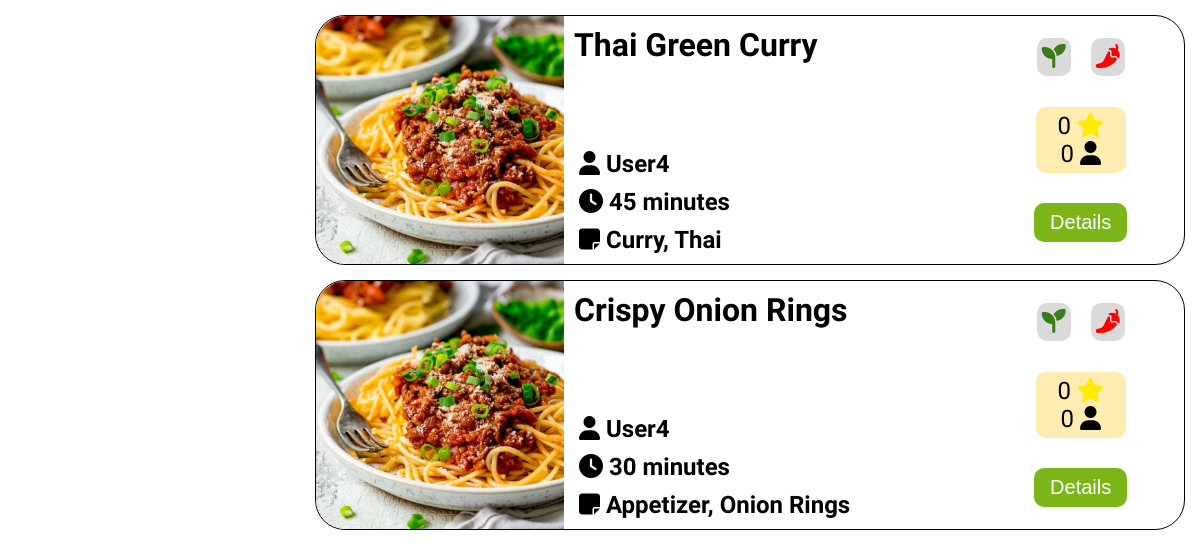
Page /Views/my_recipes.php (signed in, lower part) on the earlier database version.
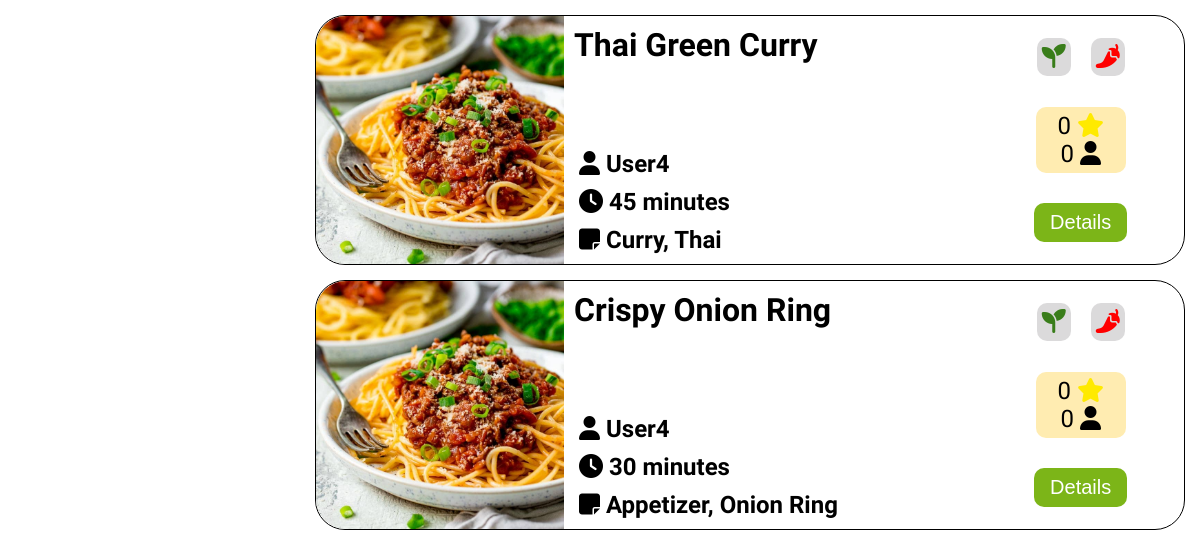
Same page on the later database version.
### tables this page shows
CREATE TABLE `recipes` (
  `recipe_id` int(11) NOT NULL,
  `title` longtext NOT NULL,
  `categories` text NOT NULL,
  `isVegan` tinyint(1) NOT NULL,
  `isSpicy` tinyint(1) NOT NULL,
  `time` double NOT NULL,
  `ingredients` longtext NOT NULL,
  `user_id` int(11) NOT NULL,
  `methodOfPrep` text NOT NULL,
  `image_path` text DEFAULT NULL
);

CREATE TABLE `users` (
  `users_id` int(11) NOT NULL,
  `users_email` varchar(50) NOT NULL,
  `users_user_name` varchar(50) NOT NULL,
  `users_password` longtext NOT NULL,
  `isSpicy` tinyint(1) DEFAULT NULL,
  `isVegan` tinyint(1) DEFAULT NULL,
  `image_path` text NOT NULL
);

### Classes/user_recipe_classes.php (called while the page is built)
<?php
require_once 'recipe_classes.php';
class UserRecipe extends Dbh
{
    private int $userId;
    public function __construct(int $userId)
    {
        $this->userId = $userId;
    }
    public function getUserRecipes(): array
    {
        $connection = $this->connect();
        $query = 'SELECT * FROM recipes WHERE user_id = :userId';
        $stmt = $connection->prepare($query);
        $stmt->bindValue(':userId', $this->userId, PDO::PARAM_INT);
        $stmt->execute();
        $recipesData = $stmt->fetchAll(PDO::FETCH_ASSOC);
        $recipes = [];
        foreach ($recipesData as $recipeData) {
        $recipe = new Recipe(
        $recipeData['title'],
            explode(',', $recipeData['categories']),
        (int) $recipeData['isVegan'],
        (int) $recipeData['isSpicy'],
        (int) $recipeData['time'],
        explode(',', $recipeData['ingredients']),
        (int) $recipeData['user_id'],
        $recipeData['methodOfPrep']
        );
        $recipes[] = $recipe;
        }
        return $recipes;
    }
}
?>

### Classes/recipe_classes.php (called while the page is built, shortened)
<?php
class Recipe extends \Dbh
{
    private string $title;
    private array $categories;
    private int $is_vegan;
    private int $is_spicy;
    private int $time;
    private int $user_id;
    public function __construct(string $title, array $categories, int $is_vegan, int $is_spicy, int $time, array $ingredients, int $user_id, $methodOfPrep, int $id = -1)
    {
        $this->title = $title;
        $this->categories = $categories;
        $this->is_vegan = $is_vegan;
        $this->is_spicy = $is_spicy;
        $this->time = $time;
        $this->user_id = $user_id;
    }
    public static function getRecipeIdFromDataBase($title)
    {
        $dbh = new Dbh();
        $connection = $dbh->connect();
        $query = "SELECT recipe_id FROM recipes WHERE title = :title";
        $stmt = $connection->prepare($query);
        $stmt->bindValue(':title', $title, PDO::PARAM_STR);
        $stmt->execute();
        $recipeData = $stmt->fetch(PDO::FETCH_ASSOC);
        return $recipeData['recipe_id'] ?? 1;
    }
    public function getRating()
    {
        $dbh = new Dbh();
        $connection = $dbh->connect();
        $id = self::getRecipeIdFromDataBase($this->getTitle());
        $query = "SELECT rating FROM ratings WHERE recipe_id = :id";
        $stmt = $connection->prepare($query);
        $stmt->bindValue(':id', (int)$id, PDO::PARAM_INT);
        $stmt->execute();
        $ratingsData = $stmt->fetchAll(PDO::FETCH_ASSOC);
        $ratings = [];
        foreach ($ratingsData as $ratingData) {
            $ratings[] = (float)$ratingData['rating'];
        }
        if (count($ratings) != 0) return round(array_sum($ratings) / count($ratings), 1);
        return .0;
    }
    public function getRatingUsersCount()
    {
        $dbh = new Dbh();
        $connection = $dbh->connect();
        $id = self::getRecipeIdFromDataBase($this->getTitle());
        $query = "SELECT COUNT(user_id) AS users FROM ratings WHERE recipe_id = :id";
        $stmt = $connection->prepare($query);
        $stmt->bindValue(':id', $id, PDO::PARAM_INT);
        $stmt->execute();
        $recipeData = $stmt->fetch(PDO::FETCH_ASSOC);
        $users = $recipeData['users'] ?? 1;
        return $users;
    }
    public function getCategoriesAsString(): string
    {
        $temp_categories = $this->getCategories();
        $str = $temp_categories[0];
        for ($i = 1; $i < count($temp_categories); $i++) {
            $str .= ", " . $temp_categories[$i];
        }
        return $str;
    }
    public function getTitle(): string
    {
        return $this->title;
    }
    public function getCategories(): array
    {
        return $this->categories;
    }
    public function getIsVegan(): int
    {
        return $this->is_vegan;
    }
    public function getIsSpicy(): int
    {
        return $this->is_spicy;
    }
    public function getUsername(): string
    {
        $dbh = new Dbh();
        $connection = $dbh->connect();
        $query = 'SELECT * FROM users WHERE users_id = ' . $this->user_id;
        $stmt = $connection->query($query);
        $data = $stmt->fetchAll(PDO::FETCH_ASSOC);
        if (isset($data[0]['users_user_name'])) {
            return $data[0]['users_user_name'];
        } else {
            return '';
        }
    }
    public function getTime(): int
    {
        return $this->time;
    }
}

### Views/my_recipes.php (the view, shortened to what the changed rows need)
<main class="loggedIn">
    <div class="recipes_list">
        <?php
        require_once '../Classes/user_recipe_classes.php';
        $userRecipes = new UserRecipe($_SESSION['userid']);
        $recipes = $userRecipes->getUserRecipes();
        if (empty($recipes)) {
            echo "<p>You have not posted anything yet!</p>";
        } else {
            foreach ($recipes as $recipe) {
        ?>
        <div class="col-xs-12">
            <article class="card">
                <img src="../Views/Images/spaghetti_test.png" alt="">
                <div class="card--content">
                    <h2 class="card--title">
                        <?php echo $recipe->getTitle(); ?>
                    </h2>
                    <div class="card--details">
                        <p>
                            <i class="fa-solid fa-user"></i>
                            <?php echo $recipe->getUsername(); ?>
                        </p>
                        <p>
                            <i class="fa-solid fa-clock"></i>
                            <?php echo $recipe->getTime(); ?> minutes
                        </p>
                        <p>
                            <i class="fa-solid fa-note-sticky"></i>
                            <?php echo $recipe->getCategoriesAsString(); ?>
                        </p>
                    </div>
                    <div class="card--vegan_spicy">
                        <div class="bg--gray <?php echo $recipe->getIsVegan() ? 'vegan--active' : ''; ?>">
                            <i class="fa-solid fa-seedling"></i>
                        </div>
                        <div class="bg--gray <?php echo $recipe->getIsSpicy() ? 'spicy--active' : ''; ?>">
                            <i class="fa-solid fa-pepper-hot"></i>
                        </div>
                    </div>
                    <div class="card--rating">
                        <div class="box">
                            <p class="card--score">
                                <?php echo $recipe->getRating(); ?>
                                <i class="fa-solid fa-star"></i>
                            </p>
                            <p class="card--number">
                                <?php echo $recipe->getRatingUsersCount(); ?>
                                <i class="fa-solid fa-user"></i>
                            </p>
                        </div>
                    </div>
                    <form method="post" action="recipe_details.php">
                        <button type="submit" name="recipe_details_submit" class="card--button">Details</button>
                    </form>
                </div>
            </article>
        </div>
        <?php
            }
        }
        ?>
    </div>
</main>

Differences in the rows shown:
changed recipes: title "Crispy Onion Rings" → "Crispy Onion Ring"; CategoriesAsString "Appetizer, Onion Rings" → "Appetizer, Onion Ring"
